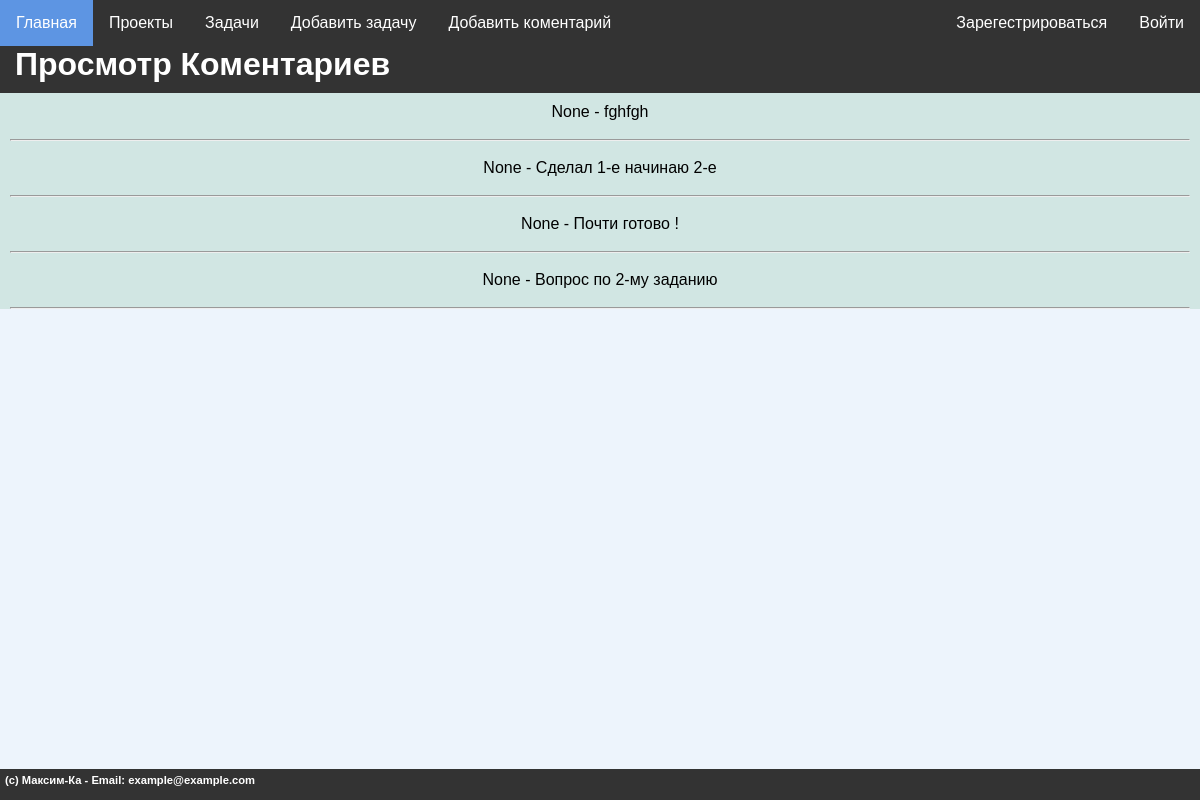
The app's page /coments/1/, older data.
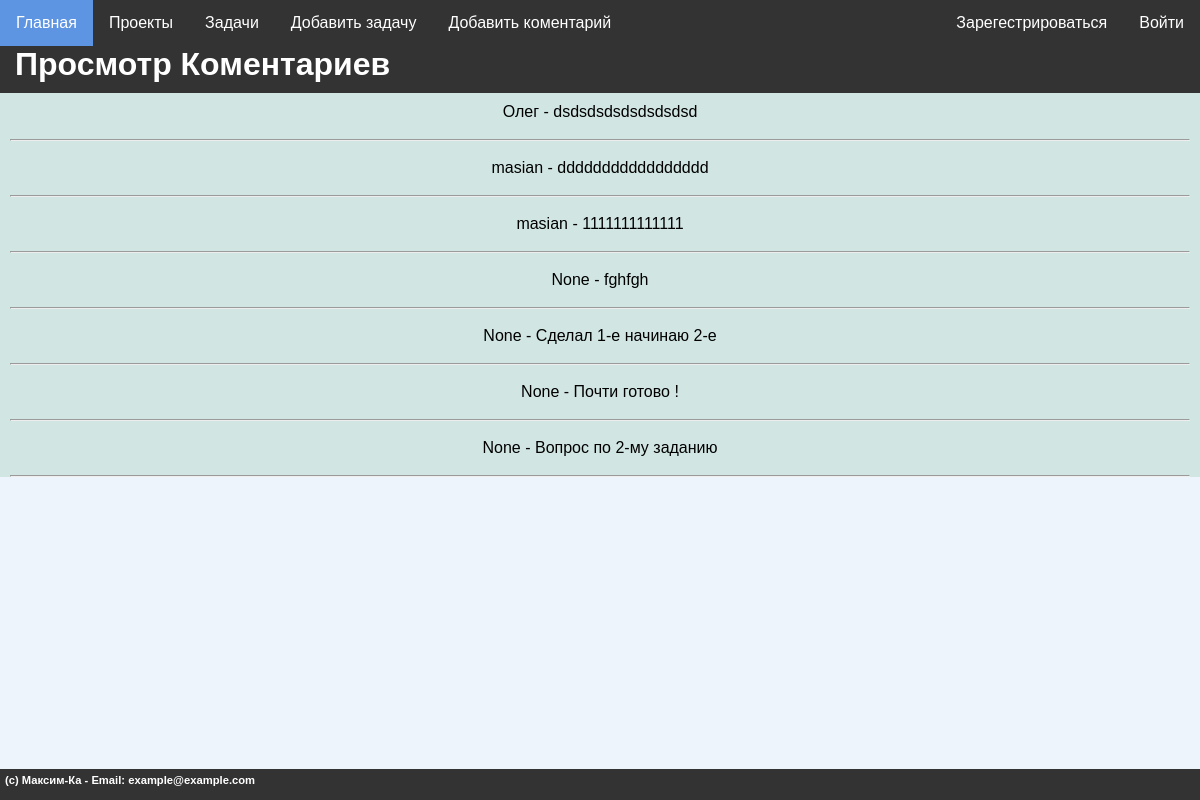
The same page, newer data.
### mainsite/models.py (models this page shows)
class Comments(models.Model):
    comment_name = models.ForeignKey(get_user_model(), on_delete=models.SET_NULL, related_name='user_coment',null=True, default=None, verbose_name="Коментарий пользователя" )
    comment_task = models.ForeignKey(Tasks, to_field='id',on_delete=models.CASCADE, related_name='task_coment', verbose_name="Коментарий задачи" )
    comment = models.TextField(blank=True, verbose_name="Коментарий")
    comment_create = models.DateTimeField(auto_now_add=True, verbose_name="Дата создания коментария")
    class Meta:
        verbose_name = "Коментарии"
        verbose_name_plural = "Коментарии"
        ordering = ["-comment_create"]

### mainsite/views.py (the view)
# urls.py: path('coments/<int:coment_id>/', coments, name='view_coments'),
def coments(request, coment_id):
    menu = [{'title':'Главная','url':'/'},
            {'title':'Проекты','url':'/proj'},
            {'title':'Задачи','url':'/tasks'},
            {'title':'Добавить задачу','url':'/add_task'},
            {'title':'Добавить коментарий','url':'/add_coment'}]
    all_coments = Comments.objects.filter(comment_task_id=coment_id)
    context = {
        'title': 'Просмотр Коментариев',
        'menu': menu,
        'all_coments': all_coments,
        'footer' : "(c) Максим-Ка - Email: example@example.com",
        'header' : "Просмотр Коментариев"
    }
    return render(request, 'project_K/coments.html', context)

### mainsite/templates/project_K/coments.html
{% extends 'project_K/base.html' %} {% block content %} {%for a in all_coments%}
<p>{{ a.comment_name }} - {{ a.comment }}</p>
<hr />
{% endfor %} {% endblock %}

### mainsite/templates/project_K/base.html (shortened to what this page needs)
{% load static %}
<!DOCTYPE html>
<html>
  <head>
    <link rel="stylesheet" href="{% static 'style.css' %}" />
  </head>
  <body>
    {% block mainmenu %}
    <nav>
      <ul>
        {% for item in menu %}
        <li class="mainmenu"><a href="{{ item.url }}">{{ item.title }}</a></li>
        {% endfor %} {% if user.is_authenticated %}
        <li class="login"><a href="/users/logout">Выйти</a></li>
        <li class="login">
          <a href="/users/login">Вы вошли как: {{user.username}} </a>
        </li>
        {% else %}
        <li class="login"><a href="/users/login">Войти</a></li>
        <li class="login"><a href="#">Зарегестрироваться</a></li>
        {% endif %}
      </ul>
    </nav>
    <h1>{{header}}</h1>
    {% endblock %}
    <div class="full-width-div" align="center">
      {% block content %} {% endblock %}
    </div>
    <h3 align="center">
      {% block footer %}
      <footer class="footer">
        <div class="container">
          <h2>{{footer}}</h2>
        </div>
      </footer>
      {% endblock %}
    </h3>
  </body>
</html>

### mainsite/static/style.css (style rules this page uses)
body, html { background-color: #edf4fc; margin: 0; padding: 0; width: 100%; padding-bottom: 10px; }
ul { list-style-type: none; margin: 0; padding: 0; overflow: hidden; background-color: #333; }
li.login { float: right; }
li.login a { display: block; color: white; font-family: Arial, sans-serif; text-align: center; padding: 14px 16px; text-decoration: none; }
li.mainmenu { float: left; }
li.mainmenu a { display: block; color: white; font-family: Arial, sans-serif; text-align: center; padding: 14px 16px; text-decoration: none; }
nav { display: block; }
h1 { background-color: #333; color: white; font-family: Arial, sans-serif; text-align: left; padding-left:15px; padding-bottom: 10px; margin: 0; box-sizing: border-box; width: 100%; }
h3 { position: absolute; margin-right: 1rem; bottom: 0px; }
.footer { background-color: #333; font-family: Arial, sans-serif; color: #fff; padding: 5px; text-align: left; position: fixed; bottom: 0; width: 100%; }
.footer .container { max-width: 100%; margin: 0 auto; }
.footer h2 { margin-top: 0; font-size: 0.6em; }
.full-width-div { background-color: #d1e6e3; font-family: 'Trebuchet MS', sans-serif; width: 100%; padding: 0px; padding-left: 10px; padding-right: 10px; box-sizing: border-box; }
p { margin: 0px; padding-top: 10px; padding-bottom: 10px; }

Row changes from the older to the newer data that the page shows:
added Comments: comment_name "Олег", comment "dsdsdsdsdsdsdsdsd"
added Comments: comment_name "masian", comment "ddddddddddddddddd"
added Comments: comment_name "masian", comment "1111111111111"
